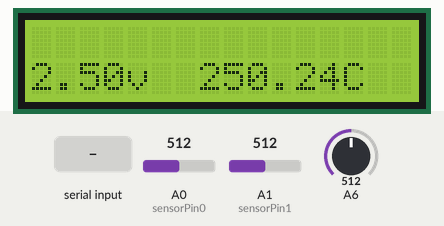
Simulated run of this sketch. Board: Arduino Uno, built with avr-gcc and run on an emulated ATmega328P. On the bench: 16×2 character LCD. The test bench sets the inputs (shaded band); at power-on: A0 (sensorPin0) = 512, A1 (sensorPin1) = 512, A6 = 512.

Above: at 1.6 s.
1.7 s: A0 (sensorPin0) set to 221
At 3.0 s:
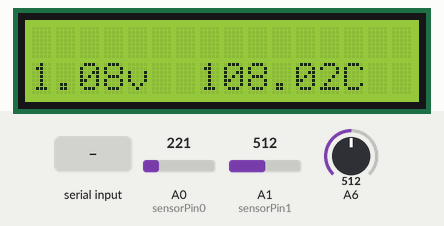
3.6 s: A0 (sensorPin0) set to 192
At 4.8 s:
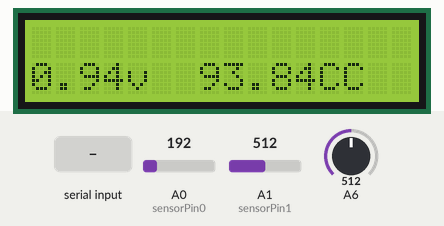
5.8 s: A0 (sensorPin0) set to 23
At 7.7 s:
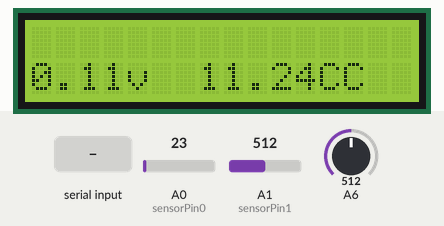
8.0 s: A0 (sensorPin0) set to 18
At 9.7 s:
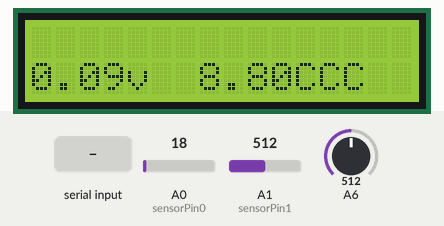
10.2 s: A1 (sensorPin1) set to 716
At 11.6 s:
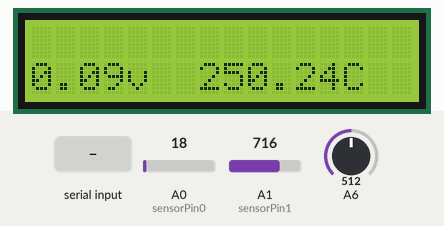
12.4 s: "1" received over Serial
At 14.0 s:
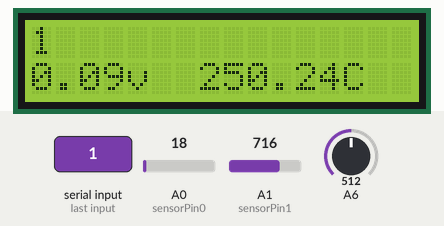
Timing chart, 0 to 15.5 s (numbered marks = the images above; inputs shaded):
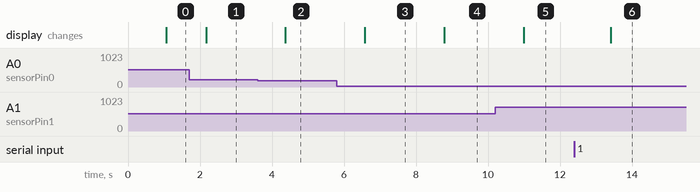

The sketch:

LCD_Arduino.ino
```cpp
#include <LiquidCrystal.h>

int sensorPin0 = A0;
int sensorPin1 = A1;
int v_A0;
int v_A1;

LiquidCrystal lcd(12, 11, 5, 4, 3, 2);

void setup() {
  //Inicia LCD tamanho 16x2
  lcd.begin(16, 2);
  Serial.begin(9600);

}

void loop() {

  lcd.setCursor(0, 0);
  lcd.print(Serial.readString());

  v_A0 = analogRead(sensorPin0);
  lcd.setCursor(0, 1);
  lcd.print(mapfloat(v_A0,0,1023,0,5));
  lcd.print("v");

  v_A1 = analogRead(sensorPin1);
  lcd.setCursor(7, 1);
  lcd.print((float(analogRead(v_A1))*5/(1023))/0.01);
  lcd.print("C");

  delay(100);

}


float mapfloat(long x, long in_min, long in_max, long out_min, long out_max)
{
 return (float)(x - in_min) * (out_max - out_min) / (float)(in_max - in_min) + out_min;
}
```

Measured:
- the behaviour switches between 205 and 204 on A0 (sensorPin0) (found by bisection; images 1 and 2)
- the behaviour switches between 21 and 20 on A0 (sensorPin0) (found by bisection; images 3 and 4)
- after the input at 1.7 s, the display: changes after 0.47 s (image 1)
- after the input at 3.6 s, the display: changes after 0.77 s (image 2)
- after the input at 5.8 s, the display: changes after 0.78 s (image 3)
- after the input at 8.0 s, the display: changes after 0.78 s (image 4)
- after the input at 10.2 s, the display: changes after 0.79 s (image 5)
- after the input at 12.4 s, the display: changes after 1.0 s (image 6)
